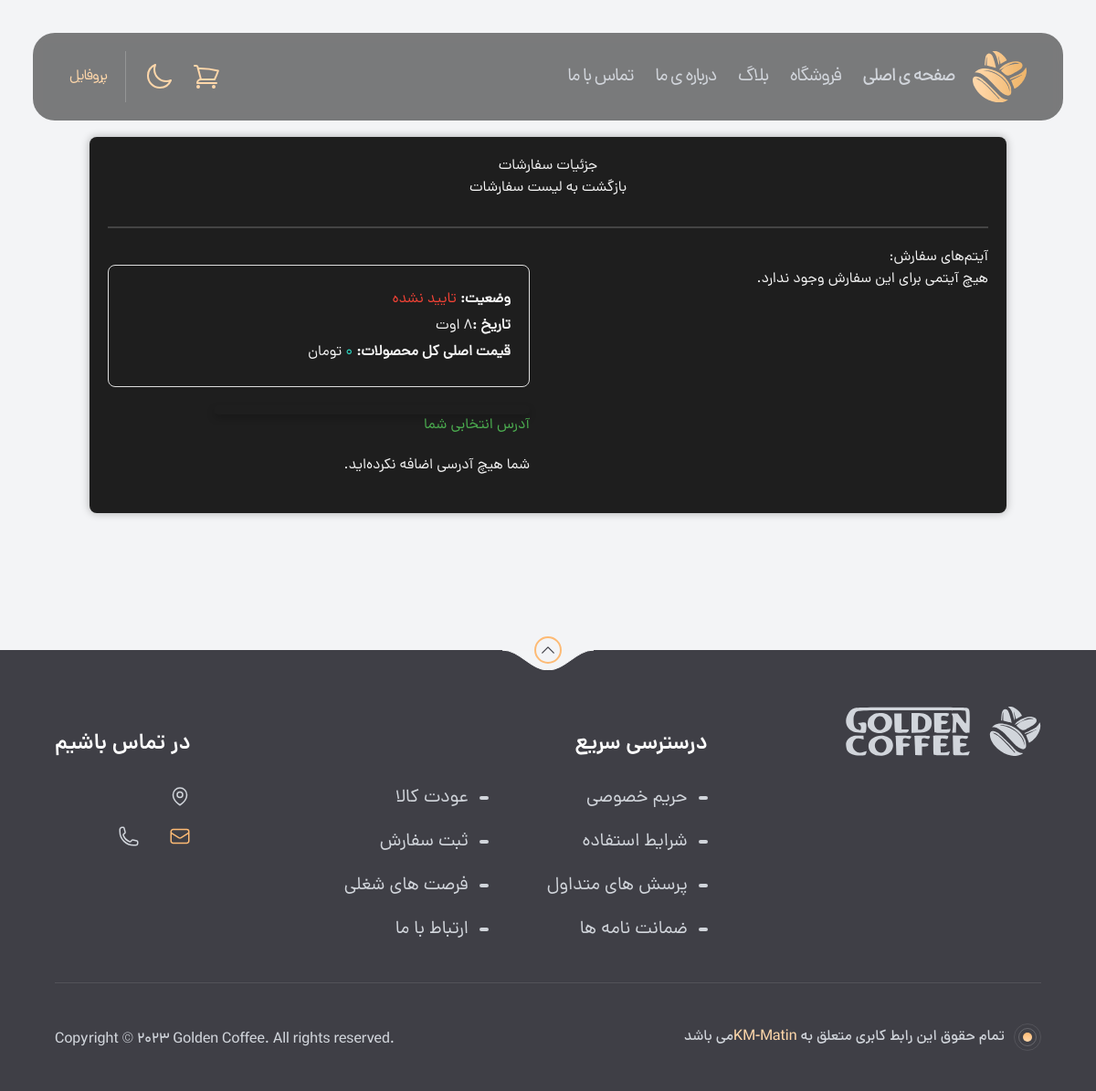
/orderdetail/34 (signed in), run on an earlier commit of the app's database.
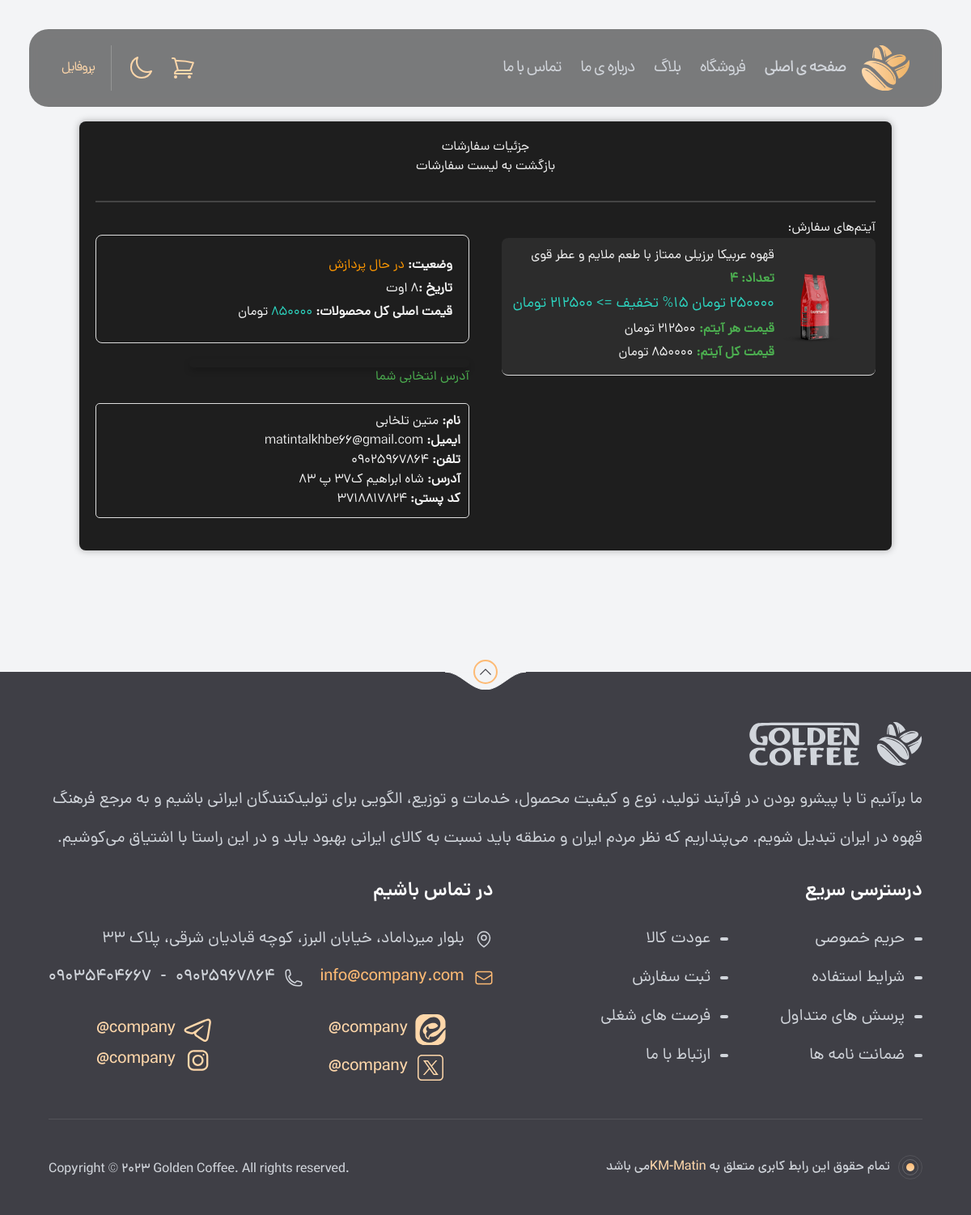
And on a later commit of the database.
### product_app/models.py (models this page shows, shortened)
class Order(models.Model):
    ORDER_STATUS_CHOICES = [
        ('notRegistered','تایید نشده'),
        ('pending', 'در حال پردازش'),
        ('shipped', 'ارسال شده'),
        ('delivered', 'تحویل شده'),
        ('cancelled', 'لغو شده'),
    ]
    user = models.ForeignKey(User, on_delete=models.CASCADE, verbose_name='کاربر')
    address = models.ForeignKey(Address, on_delete=models.CASCADE, null=True, blank=True, verbose_name='آدرس')
    total_price = models.IntegerField(default=0)
    original_price = models.IntegerField(default=0)
    created_at = models.DateTimeField(auto_now_add=True, verbose_name='تاریخ ایجاد')
    updated_at = models.DateTimeField(auto_now=True, verbose_name='تاریخ به‌روزرسانی')
    status = models.CharField(max_length=20, choices=ORDER_STATUS_CHOICES, default='notRegistered', verbose_name='وضعیت')
    discount_code = models.ForeignKey(DiscountCode, null=True, blank=True, on_delete=models.SET_NULL, related_name='orders')
    class Meta:
        verbose_name = 'سفارش'
        verbose_name_plural = 'سفارشات'

class OrderItem(models.Model):
    order = models.ForeignKey(Order, related_name='items', on_delete=models.CASCADE, verbose_name='سفارش')
    product = models.ForeignKey(Product, on_delete=models.CASCADE, verbose_name='محصول')
    quantity = models.PositiveIntegerField(verbose_name='تعداد')
    price = models.DecimalField(max_digits=10, decimal_places=0, verbose_name='قیمت')
    def get_total_price(self):
        total_price = self.product.get_final_price() * self.quantity
        return total_price
    def get_discounted_price(self):
        if self.product.discount_percentage:
            return self.product.get_final_price() * self.product.discount_percentage /100
    class Meta:
        verbose_name = 'ایتم سفرش'
        verbose_name_plural = 'ایتم های سفارش'

class Product(models.Model):
    PRODUCT_STATUS_CHOICES = [
        ('in_stock', 'موجود'),
        ('out_of_stock', 'ناموجود'),
    ]
    name = models.CharField(max_length=255, verbose_name='نام محصول')
    description = models.TextField(verbose_name='توضیحات محصول')
    price = models.DecimalField(max_digits=10, decimal_places=0, verbose_name='قیمت')
    discount_percentage = models.DecimalField(max_digits=2, decimal_places=0, blank=True, null=True,
                                              verbose_name='درصد تخفیف')
    status = models.CharField(max_length=20, choices=PRODUCT_STATUS_CHOICES, default='in_stock', verbose_name='وضعیت')
    created_at = models.DateTimeField(default=timezone.now, verbose_name='تاریخ ایجاد')
    def get_final_price(self):
        if self.discount_percentage and self.discount_percentage > 0:
            discount_amount = (self.price * self.discount_percentage) / 100
            return self.price - discount_amount
        return self.price
    class Meta:
        verbose_name = 'محصول'
        verbose_name_plural = 'محصولات'
        ordering = ['-created_at']

class ProductImage(models.Model):
    product = models.ForeignKey(Product, related_name='images', on_delete=models.CASCADE)
    image = models.ImageField(upload_to='product_images/')
    alt_text = models.CharField(max_length=255, blank=True, null=True)

### account_app/models.py (models this page shows, shortened)
class Address(models.Model):
    user = models.ForeignKey(User, on_delete=models.CASCADE, related_name='addresses')
    first_name = models.CharField(max_length=50)
    last_name = models.CharField(max_length=50)
    email = models.EmailField(blank=True, null=True)
    phone = models.CharField(max_length=12, validators=[RegexValidator(regex=r'^\+?1?\d{9,15}$', message="شماره تلفن معتبر نیست")])
    address = models.CharField(max_length=300)
    postal_code = models.CharField(max_length=50)

### home_app/models.py (models this page shows, shortened)
class Footer(models.Model):
    name = models.CharField(verbose_name='اسم شرکت',null=True , blank=True , max_length=100)
    description = models.TextField(verbose_name='توضیحات فوتر')
    address = models.TextField(verbose_name='آدرس شرکت')
    email = models.EmailField(verbose_name='ایمیل شرکت')
    phone = models.ManyToManyField(PhoneCompany, verbose_name='شماره‌های تلفن شرکت')
    instagram = models.URLField(verbose_name='آدرس اینستاگرام شرکت', null=True, blank=True)
    id_instagram = models.CharField(max_length=50, verbose_name='آیدی اینستاگرام شرکت', null=True, blank=True)
    telegram = models.URLField(verbose_name='آدرس تلگرام شرکت', null=True, blank=True)
    id_telegram = models.CharField(max_length=50, verbose_name='آیدی تلگرام شرکت', null=True, blank=True)
    eitaa = models.URLField(verbose_name='آدرس ایتا شرکت', null=True, blank=True)
    id_eitaa = models.CharField(max_length=50, verbose_name='آیدی ایتا شرکت', null=True, blank=True)
    twitter = models.URLField(verbose_name='آدرس توییتر شرکت', null=True, blank=True)
    id_twitter = models.CharField(max_length=50, verbose_name='آیدی توییتر شرکت', null=True, blank=True)

class PhoneCompany(models.Model):
    phone = models.CharField(max_length=15, verbose_name='شماره تلفن')
    def __str__(self):
        return self.phone

### product_app/views.py (the view)
# urls.py: path('orderdetail/<int:pk>' , views.OrderDetailsView.as_view(), name='order_id_search'),
class OrderDetailsView(LoginRequiredMixin, TemplateView):
    template_name = 'product_app/order_details.html'
    def get_context_data(self, *args, **kwargs):
        context = super().get_context_data(**kwargs)
        user = self.request.user
        pk = self.kwargs.get('pk')
        order = get_object_or_404(Order, user=user, id=pk)
        discount_price = order.original_price - order.total_price
        context.update({
            'user': user,
            'order': order,
            'address': order.address,
            'total_price': order.total_price,
            'original_price': order.original_price,
            'discount_price': order.original_price - order.total_price,
            'created_at': order.created_at,
            'status': order.status,
        })
        return context

### home_app/context_processors.py (called while the page is built)
def user_cart_context(request):
    footer_info = Footer.objects.all().first()
    phone_company = PhoneCompany.objects.all()
    if request.user.is_authenticated:
        user = request.user
        order = Order.objects.filter(user=user, status="notRegistered").first()
        count = order.items.count() if order else 0
        return {
            'user': user,
            'order': order,
            'count': count,
            'footer_info': footer_info,
            'phone_company': phone_company
        }
    return {'footer_info': footer_info,
            'phone_company': phone_company}

### product_app/templates/product_app/order_details.html (shortened to what the changed rows need)
{% extends 'base.html' %}
{% load humanize %}
{% block main %}
    <main class="py-[150px] font-DanaRegular container">
        <div class="order-container">
            <div class="order-header">
                <h1>جزئیات سفارشات</h1>
            </div>
            <main>
                {% if order %}
                    <div class="order-detail-container">
                        <div class="order-items">
                            <h3>آیتم‌های سفارش:</h3>
                            <ul class="order-items-list">
                                {% for item in order.items.all %}
                                    <li class="order-item">
                                        <img src="{{ item.product.images.first.image.url }}"
                                             alt="{{ item.product.name }}" class="order-item-image">
                                        <div class="order-item-details">
                                            <a href="{% url 'product_app:product_detail' item.product.id %}">{{ item.product.name }}</a>
                                                <p><strong>تعداد: {{ item.quantity }}</strong>
                                            </p>
                                                {% if item.product.discount_percentage %}
                                                    <span class="text-teal-400 text-lg">
                    <span class="price">{{ item.product.price|floatformat:0|intcomma }}</span> تومان
                    {{ item.product.discount_percentage }}% تخفیف
                                                                            => {{ item.product.get_final_price }} تومان
                </span>
                                                {% endif %}
                                                <p><strong>قیمت هر آیتم:</strong> {{ item.product.get_final_price }}
                                                    تومان
                                                <p><strong>قیمت کل آیتم:</strong> {{ item.get_total_price }} تومان
                                                </p>
                                        </div>
                                    </li>
                                {% empty %}
                                    <p>هیچ آیتمی برای این سفارش وجود ندارد.</p>
                                {% endfor %}
                            </ul>
                        </div>
                        <div class="order-details">
                            <div class="order">
                                <div class="order-summary">
                                    <p class="order-status"><strong>وضعیت:</strong> <span
                                            class="status-label {{ status }}">{{ order.get_status_display }}</span></p>
                                    <p><strong>تاریخ :</strong>{{ created_at|date:"j E" }}</p>
                                    <p><strong>قیمت اصلی کل محصولات:</strong> <span
                                            class="price">{{ order.original_price|intcomma }}</span> تومان</p>
                                </div>
                                <div class="discount-code-container">
                                </div>
                                <div id="addresss">
                                    <h2>آدرس‌ انتخابی شما</h2>
                                    <ul class="address-list">
                                        {% if address %}
                                            <li class="{% if address.id == selected_address_id %}selected{% endif %}">
                                                <p>
                                                    <strong>نام:</strong> {{ address.first_name }} {{ address.last_name }}
                                                </p>
                                                <p><strong>ایمیل:</strong> {{ address.email }}</p>
                                                <p><strong>تلفن:</strong> {{ address.phone }}</p>
                                                <p><strong>آدرس:</strong> {{ address.address }}</p>
                                                <p><strong>کد پستی:</strong> {{ address.postal_code }}</p>
                                            </li>
                                        {% else %}
                                            <p>شما هیچ آدرسی اضافه نکرده‌اید.</p>
                                        {% endif %}
                                    </ul>
                                </div>
                            </div>
                        </div>
                    </div>
                {% else %}
                    <p>هیچ سفارشی پیدا نشد.</p>
                {% endif %}
            </main>
        </div>
    </main>
{% endblock %}

### templates/includes/home_page/footer.html (shortened to what the changed rows need)
{% load static %}
<footer class="relative bg-zinc-700 py-8 md:pb-11 pt-[62px]">
    <div class="sm:w-[94%] lg:w-[90%] px-4 md:px-0 mx-auto text-gray-300">
        <div class="flex flex-wrap justify-between">
            <div>
                <div class="flex gap-x-5 mb-6 md:mb-4.5 text-gray-300">
                    <svg class="w-[57px] h-[54px]">
                        <use href="#logo"></use>
                    </svg>
                    <svg class="w-[138px] h-[54px]">
                        <use href="#logo-type"></use>
                    </svg>
                </div>
                <p class="max-w-[606px] lg:max-w-full xl:max-w-[606px] text-lg md:text-xl/[48px]">
                    {{ footer_info.description }}
                </p>
            </div>
            <div class="mt-10 md:mt-[26px]">
                <div class="md:text-xl mb-6 md:mb-10">
                        <span class="flex items-center gap-x-2 md:gap-x-3 text-xl mb-4 md:mb-5">
                            <svg class="w-5 md:w-6 h-5 md:h-6 shrink-0">
                                <use href="#map-pin"></use>
                            </svg>
{{ footer_info.address }}
                        </span>
                    <div class="flex flex-wrap gap-x-5 gap-y-4 font-DanaMedium">
                        <a href="mailto:info@Coffee.com"
                           class="flex items-center gap-x-2 md:gap-x-3 text-xl text-orange-300">
                            <svg class="w-5 md:w-6 h-5 md:h-6">
                                <use href="#envelope"></use>
                            </svg>
                            <span>{{ footer_info.email }}</span>
                        </a>
                        <div class="flex items-center gap-x-2 md:gap-x-3 text-xl">
                            <svg class="w-5 md:w-6 h-5 md:h-6">
                                <use href="#phone"></use>
                            </svg>
                            {% for phone in phone_company %}
                                <span class="ltr-text">{{ phone }}</span>
                                {% if not phone_company.last == phone %}
                                    -
                                {% endif %}
                            {% endfor %}
                        </div>
                    </div>
                </div>
                <div
                        class="flex grid grid-cols-2 gap-x-1.5 md:gap-x-6 font-DanaMedium md:text-xl child:flex child:flex-grow child:justify-center child:items-center child:gap-x-2 ltr-text">
                    {% if footer_info.telegram %}
                    	<a href="{{ footer_info.telegram }}" class="border-orange-200 text-orange-200 rounded-xl h-1/2">
                        {{ footer_info.id_telegram }}
                        <svg class="w-[26px] h-[26px] md:w-[38px] md:h-[38px]">
                            <use href="#telegram"></use>
                        </svg>
                    </a>
                    {% endif %}
                    {% if footer_info.eitaa %}
                    	<a href="{{ footer_info.eitaa }}" class="border-orange-200 text-orange-200 rounded-xl h-1/2">
                        {{ footer_info.id_eitaa }}
                        <svg class="w-[26px] h-[26px] md:w-[38px] md:h-[38px]">
                            <use href="#eitaa" style=""></use>
                        </svg>
                    </a>
                    {% endif %}
                {% if footer_info.instagram %}
                    	<a href="{{ footer_info.instagram }}" class="border-orange-200 text-orange-200 rounded-xl h-1/2">
                        {{ footer_info.id_instagram }}
                        <svg class="w-[26px] h-[26px] md:w-[38px] md:h-[38px]">
                            <use href="#instagram"></use>
                        </svg>
                    </a>
                    {% endif %}
{% if footer_info.twitter %}
                    <a href="{{ footer_info.twitter }}" class="border-orange-200 text-orange-200 rounded-xl">
                        {{ footer_info.id_twitter }}
                        <svg class="w-[26px] h-[26px] md:w-[38px] md:h-[38px]">
                            <use href="#x" style=""></use>
                        </svg>
                    </a>
{% endif %}
                </div>
            </div>
        </div>
    </div>
</footer>

What changed in the data, as far as the page shows it:
added OrderItem: product.images.first.image (picture), product.name "قهوه عربیکا برزیلی ممتاز با طعم ملایم و عطر قوی", quantity "4", product.price "250000", product.discount_percentage "15"
changed Order "8 اوت": status "تایید نشده" → "در حال پردازش"; original_price "0" → "850000"
now on this page (row unchanged): Address: first_name "متین", last_name "تلخابی", email "matintalkhbe66@gmail.com", phone "09025967864", address "شاه ابراهیم ک37 پ 83", postal_code "3718817824"
added Footer: description "ما برآنیم تا با پیشرو بودن در فرآیند تولید، نوع و کیفیت محصول، خدمات و توزیع، الگویی برای تولیدکنندگان ایرانی باشیم و به مرجع فرهنگ قهوه در ایران تبدیل شویم. می‌پنداریم که نظر مردم ایران و منطقه باید نسبت به کالای ایرانی بهبود یابد و در این راستا با اشتیاق می‌کوشیم.", address "بلوار میرداماد، خیابان البرز، کوچه قبادیان شرقی، پلاک ۳۳", email "info@company.com", id_telegram "@company", id_eitaa "@company", id_instagram "@company", id_twitter "@company"
added PhoneCompany: phone "09025967864"
added PhoneCompany: phone "09035404667"
Also different on the page:
text no longer shown: "هیچ آیتمی برای این سفارش وجود ندارد. شما هیچ آدرسی اضافه نکرده‌اید."
text now shown: "نام: ایمیل: تلفن: آدرس: کد پستی:"
